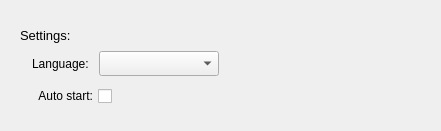
                 <widget class="RoundShadowWidget" name="widgetSetting" native="true">
                  <property name="layoutDirection">
                   <enum>Qt::LeftToRight</enum>
                  </property>
                  <property name="styleSheet">
                   <string notr="true"/>
                  </property>
                  <layout class="QVBoxLayout" name="verticalLayout_14">
                   <property name="leftMargin">
                    <number>20</number>
                   </property>
                   <property name="topMargin">
                    <number>25</number>
                   </property>
                   <property name="bottomMargin">
                    <number>25</number>
                   </property>
                   <item>
                    <layout class="QHBoxLayout" name="horizontalLayout_22">
                     <item>
                      <widget class="QLabel" name="label_13">
                       <property name="styleSheet">
                        <string notr="true">font-family: &quot;Microsoft YaHei&quot;;
font-size: 13px;</string>
                       </property>
                       <property name="text">
                        <string>Settings:</string>
                       </property>
                      </widget>
                     </item>
                     <item>
                      <spacer name="horizontalSpacer_13">
                       <property name="orientation">
                        <enum>Qt::Horizontal</enum>
                       </property>
                       <property name="sizeHint" stdset="0">
                        <size>
                         <width>40</width>
                         <height>20</height>
                        </size>
                       </property>
                      </spacer>
                     </item>
                    </layout>
                   </item>
                   <item>
                    <widget class="QWidget" name="widget_8" native="true">
                     <layout class="QVBoxLayout" name="verticalLayout_8">
                      <property name="spacing">
                       <number>10</number>
                      </property>
                      <property name="leftMargin">
                       <number>12</number>
                      </property>
                      <property name="topMargin">
                       <number>0</number>
                      </property>
                      <property name="bottomMargin">
                       <number>0</number>
                      </property>
                      <item>
                       <layout class="QHBoxLayout" name="horizontalLayout_15">
                        <item>
                         <widget class="QLabel" name="label_6">
                          <property name="styleSheet">
                           <string notr="true">font-family: &quot;Microsoft YaHei&quot;;
font-size: 12px;</string>
                          </property>
                          <property name="text">
                           <string>Language:</string>
                          </property>
                         </widget>
                        </item>
                        <item>
                         <widget class="ComboBox" name="comboBox_language">
                          <property name="minimumSize">
                           <size>
                            <width>120</width>
                            <height>25</height>
                           </size>
                          </property>
                         </widget>
                        </item>
                        <item>
                         <spacer name="horizontalSpacer">
                          <property name="orientation">
                           <enum>Qt::Horizontal</enum>
                          </property>
                          <property name="sizeHint" stdset="0">
                           <size>
                            <width>202</width>
                            <height>18</height>
                           </size>
                          </property>
                         </spacer>
                        </item>
                       </layout>
                      </item>
                      <item>
                       <layout class="QHBoxLayout" name="horizontalLayout_23">
                        <item>
                         <widget class="QCheckBox" name="chb_auto_start">
                          <property name="layoutDirection">
                           <enum>Qt::RightToLeft</enum>
                          </property>
                          <property name="styleSheet">
                           <string notr="true">QCheckBox{
font-family: &quot;Microsoft YaHei&quot;;
font-size: 12px;
}

QCheckBox::indicator:unchecked {
border:0px;
 image: url(:/WindbgConfig/images/def_100_precent/switch_off_middle.png);
}


QCheckBox::indicator:checked {
border:0px;
 image: url(:/WindbgConfig/images/def_100_precent/switch_on_middle.png);
}</string>
                          </property>
                          <property name="text">
                           <string>Auto start:</string>
                          </property>
                         </widget>
                        </item>
                        <item>
                         <spacer name="horizontalSpacer_3">
                          <property name="orientation">
                           <enum>Qt::Horizontal</enum>
                          </property>
                          <property name="sizeHint" stdset="0">
                           <size>
                            <width>199</width>
                            <height>15</height>
                           </size>
                          </property>
                         </spacer>
                        </item>
                       </layout>
                      </item>
                     </layout>
                    </widget>
                   </item>
                  </layout>
                 </widget>
